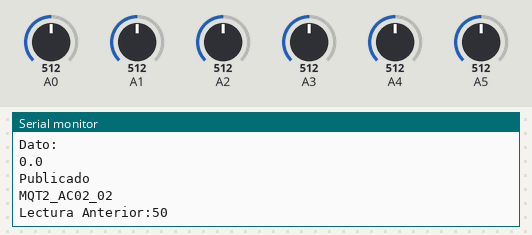
Bench run of a sketch on a simulated Arduino Uno, built with avr-gcc and run on an emulated ATmega328P. Shown: the last lines printed to the serial monitor. The inputs (shaded band) are chosen by the test bench; at power-on: A1 = 512, A4 = 512, A0 = 512, A2 = 512, A3 = 512, A5 = 512. WiFi joins after 1.5 s; servers stay silent unless stated; no MQTT or app messages arrive unless stated.

Above: at 7.2 s.
7.3 s: A1 set to 716
At 9.0 s:
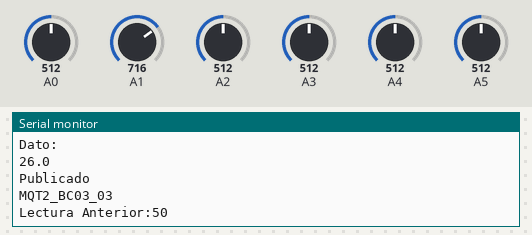
10.3 s: A4 set to 716
At 11.0 s:
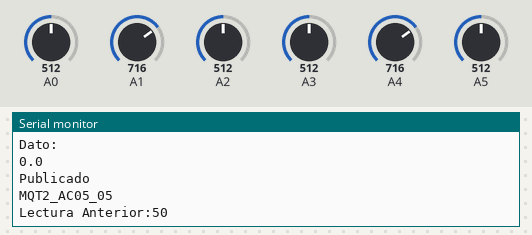
11.8 s: A0 set to 716
At 13.1 s:
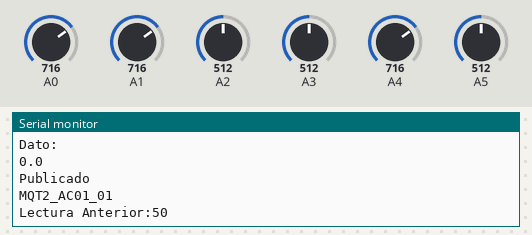
13.3 s: A2 set to 306
At 14.2 s:
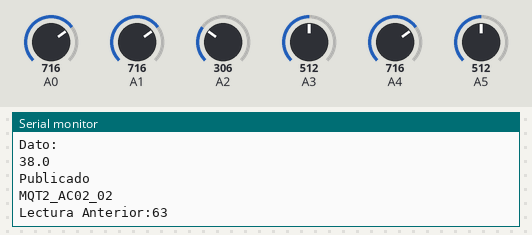
14.8 s: A3 set to 992
At 16.1 s:
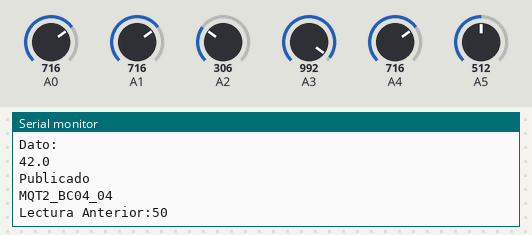
16.3 s: A5 set to 30
At 17.3 s:
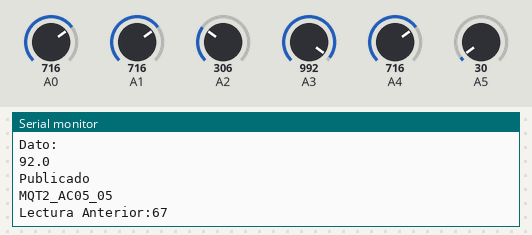
Timing chart, 0 to 18.8 s (numbered marks = the images above; inputs shaded):
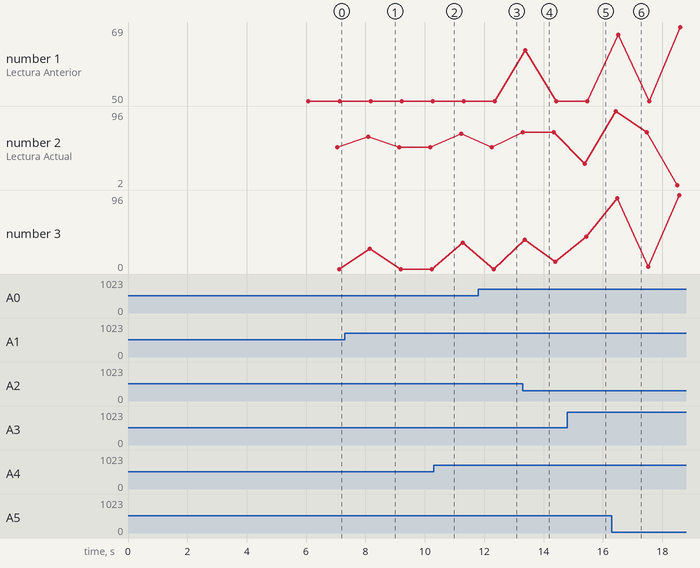

The sketch:

humo.ino
```cpp
//#include <SPI.h>
//#include "string.h"
#include "mqt22.h"
//#include "ArID.h"
#include <dht.h>
#include <UIPEthernet.h>
#include <PubSubClient.h>

//#define MQTT_KEEPALIVE 3000

#define ledPin 1
#define intervalo 5000 // Tiempo de Muestreo de Datos
#define intervalo_lectura 1000 //Periodo en el que se toman las muestras
#define numero_lecturas 10 //Numero de Lecturas
#define sub_intervalo intervalo_lectura/numero_lecturas
#define numero_sensores 6 //Numero de sensores

#define MARGEN_ENVIO 13500
#define TIEMPO_VIVO 16000

//Ardu ARDU1('A', 'C', 2, 1);

char ARDU[] = "ARD_AC02_01";
char usuario[] = "ARD_AC02_02";
char password[] = "adsib";


mqt220 s1(1, A0, 'A', 'C', 1);
mqt220 s2(2, A1, 'A', 'C', 2);
mqt220 s3(3, A2, 'B', 'C', 3);
mqt220 s4(4, A3, 'B', 'C', 4);
mqt220 s5(5, A4, 'A', 'C', 5);
mqt220 s6(6, A5, 'B', 'C', 6);


char envoi[5];
char resultat2 [6];
char topico_ID[34];
char topicos[40];
char payload[30];
String idsensor;
char Lecturas[numero_lecturas];
int lectura_anterior[numero_sensores + 1];
byte mac[] = { 0x74,0x69,0x69,0x2D,0x30,0x32 };
byte servidor[] = { 192, 168, 1, 161 };

void callback(char* topic, byte* payload, unsigned int length) {
  if (length>0) {
    // Retorno del payload, sin uso...
    //Serial.println(payload);
  }
}

EthernetClient ethClient;
PubSubClient client(servidor, 1883, callback, ethClient);

long contador = 0;

void setup() {

  Serial.begin(9600);
  Serial.println("Conectando...");
  //  initialize ethernet controller by DHCP
  /*
  if(Ethernet.begin(mac) == 0) {
    // something went wrong
    while(true)
    {
      for (int i=0;i<3;i++){
        if (digitalRead(ledPin) == LOW) digitalWrite(ledPin, HIGH);
        else digitalWrite(ledPin, LOW);
      };
      delay(300);
    }
  }
  else {
    IPAddress myip = Ethernet.localIP();
  };
  */
  IPAddress myIP(192,168,1,224);
  Ethernet.begin(mac,myIP);


  client.connect(ARDU);

  Actualizacion();
  contador = millis();
}

void loop() {

  client.loop();

  enviar(s1);
  cuanto_tardo();
  enviar(s2);
  cuanto_tardo();
  enviar(s3);
  cuanto_tardo();
  enviar(s4);
  cuanto_tardo();
  enviar(s5);
  cuanto_tardo();
  enviar(s6);
  cuanto_tardo();

  //retardo(intervalo);
  cuanto_tardo();

}

void cuanto_tardo(){

  long tiempo = millis() - contador;
  if(tiempo > MARGEN_ENVIO){
    while(millis() - contador < TIEMPO_VIVO){
      client.loop();
    }
    contador = millis();
    Serial.println("Esperando PING");
  }

}

void Actualizacion(){

  Serial.println("Generando Valores Iniciales");

  actualizar(s1);
  actualizar(s2);
  actualizar(s3);
  actualizar(s4);
  actualizar(s5);
  actualizar(s6);

}

void actualizar(mqt220 q){

  lectura_anterior[q.obtenerId()] = obtener_lectura(q.obtenerPin(), sub_intervalo, numero_lecturas);

}

void retardo(long tiempo){

  long ahora = millis();
  long terminar = ahora + tiempo;

  while(millis()< terminar){
    client.loop();    //No hacer nada hasta completar el tiempo
  }

}

void enviar(mqt220 s) {

  generar_idsensor(s.obtenerId(), s.obtenerSala(), s.obtenerBloquex(), s.obtenerBloquey());
  subirDato(s.obtenerId(), obtener_dato(s.obtenerId(), s.obtenerPin()), topico_ID);

}

void subirDato(uint8_t id, float dato, char idsensor[]) {

  generar_topico(topico_ID);
  generar_dato(dato);

  Serial.println("Dato:");
  Serial.println(resultat2);

  if (client.connected()) {

    //Serial.println("Publicando...");
    client.publish(topicos, resultat2);
    Serial.println("Publicado");

  }else{

    Serial.println("Reconnectando...");
    client.connect(ARDU);

  }

}

void generar_idsensor(uint8_t id, char sala, char bloque_x, uint8_t bloque_y){

  char acumulador[5];

  strcpy(topico_ID,"");
  strcat(topico_ID,"MQT2_");
  acumulador[0] = sala;
  acumulador[1] = bloque_x;
  acumulador[2] = '\0';
  strcat(topico_ID,acumulador);
  strcpy(acumulador,"");
  itoa(bloque_y, acumulador, 10);
  if(bloque_y<10){
    strcat(topico_ID,"0");
  }
  strcat(topico_ID,acumulador);
  strcpy(acumulador,"");
  strcat(topico_ID,"_");
  itoa(id, acumulador, 10);
  if(id<10){
    strcat(topico_ID,"0");
  }
  strcat(topico_ID,acumulador);
  strcpy(acumulador,"");
  Serial.println(topico_ID);

}

void generar_topico(char idsensor2[]){

  strcpy(topicos,"");
  strcat(topicos,"sensores/");
  strcat(topicos,idsensor2);
  strcat(topicos,"/humo");
  //strcat(topicos,idsensor2);

  Serial.println(topicos);

}

void generar_dato(float datos){

  dtostrf(datos, 2, 1, envoi);
  String resultat(envoi);
  resultat.toCharArray(resultat2,6);

}

float obtener_dato(uint8_t id_sensor, uint8_t pinadc){

  int lecturita = lectura_anterior[id_sensor];
  Serial.print("Lectura Anterior:");
  Serial.println(lecturita);

  int lectura_actual = obtener_lectura(pinadc, sub_intervalo, numero_lecturas);
  float valor_porcentaje = comparar_lectura(lectura_actual, lecturita);
  lectura_anterior[id_sensor] = lectura_actual;

  Serial.print("Lectura Actual:");
  Serial.println(lectura_actual);

  //Serial.print("Valor Porcentaje:");
  //Serial.println(valor_porcentaje);

  return valor_porcentaje;

}

uint8_t obtener_lectura(uint8_t puerto_analogo, uint8_t subintervalo, uint8_t lecturas){

  long total = 0;
  for(int i=0; i<lecturas; i++){

    total = total + analogRead(puerto_analogo);
    retardo(subintervalo);

  }

  long promedio = total/lecturas;
  uint8_t valor = map(promedio, 0, 1023, 0, 100);

  return valor;

}

float comparar_lectura(uint8_t lectura_nueva, uint8_t lectura_antigua){

  int diferencia = lectura_antigua - lectura_nueva;
  diferencia = abs(diferencia);
  float porcentaje = (float)diferencia/lectura_antigua;
  porcentaje = porcentaje * 100;
  return porcentaje;

}
```

ArID.cpp
```cpp
#include "ArID.h"

Ardu::Ardu(char sala, char bloquex, uint8_t bloquey, uint8_t id){

    _sala = sala;
    _bloquex = bloquex;
    _bloquey = bloquey;
    _id = id;

}

String Ardu::obtenerId() {
	String topico_arduino;
        char topico_ardu[15];
	topico_arduino = topico_arduino + "ARD_";
	topico_arduino = topico_arduino + _sala;
	topico_arduino = topico_arduino + _bloquex;
	topico_arduino = topico_arduino + String(_bloquey);
	topico_arduino = topico_arduino + "_";
	topico_arduino = topico_arduino + String(_id);
        //topico_arduino.toCharArray(topico_ardu,15);
    return topico_arduino;
}
```

ArID.h
```cpp
#include <Arduino.h>

class Ardu {
    public:
        Ardu(char sala, char bloquex, uint8_t bloquey, uint8_t id);
        String obtenerId();

    private:
        char _sala;
        char _bloquex;
        uint8_t _bloquey;
        uint8_t _id;


};
```

mqt22.cpp
```cpp
#include "mqt22.h"
//#include <dht.h>

mqt220::mqt220(uint8_t id,uint8_t pin, char sala, char bloquex, uint8_t bloquey){
    _id = id;
    _pin = pin;
    _sala = sala;
    _bloquex = bloquex;
    _bloquey = bloquey;

}

uint8_t mqt220::obtenerId() {
    return _id;
}

uint8_t mqt220::obtenerPin() {
    return _pin;
}

char mqt220::obtenerSala() {
    return _sala;
}

char mqt220::obtenerBloquex() {
    return _bloquex;
}

uint8_t mqt220::obtenerBloquey() {
    return _bloquey;
}
```

mqt22.h
```cpp
//#include <dht.h>

#include <Arduino.h>

//#include <dht.h>

class mqt220 {
    public:
        //dht220(uint8_t id, uint8_t pin);
        mqt220(uint8_t id, uint8_t pin, char sala, char bloquex, uint8_t bloquey);
        uint8_t obtenerId();
        uint8_t obtenerPin();
        char obtenerSala();
        char obtenerBloquex();
        uint8_t obtenerBloquey();

    private:
        uint8_t _id;
        uint8_t _pin;
        char _sala;
        char _bloquex;
        uint8_t _bloquey;

};
```

Measured:
- after the input at 7.3 s, the serial monitor: prints a new line after 0.80 s (image 1)
- plotted number 2: 50 → 67 after the input at 10.3 s
- plotted number 3: 0 → 34 after the input at 10.3 s
